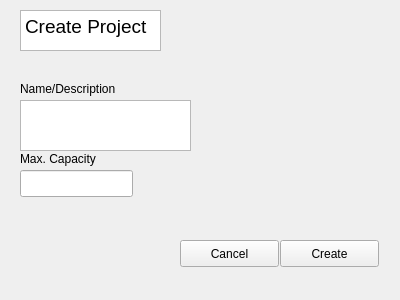
<?xml version="1.0" encoding="UTF-8"?>
<ui version="4.0">
 <class>createProjectPage</class>
 <widget class="QWidget" name="createProjectPage">
  <property name="geometry">
   <rect>
    <x>0</x>
    <y>0</y>
    <width>400</width>
    <height>300</height>
   </rect>
  </property>
  <property name="windowTitle">
   <string>Form</string>
  </property>
  <widget class="QLabel" name="descrp">
   <property name="geometry">
    <rect>
     <x>20</x>
     <y>80</y>
     <width>131</width>
     <height>17</height>
    </rect>
   </property>
   <property name="text">
    <string>Name/Description</string>
   </property>
  </widget>
  <widget class="QLabel" name="maxCap">
   <property name="geometry">
    <rect>
     <x>20</x>
     <y>150</y>
     <width>101</width>
     <height>17</height>
    </rect>
   </property>
   <property name="text">
    <string>Max. Capacity</string>
   </property>
  </widget>
  <widget class="QLineEdit" name="size">
   <property name="geometry">
    <rect>
     <x>20</x>
     <y>170</y>
     <width>113</width>
     <height>27</height>
    </rect>
   </property>
  </widget>
  <widget class="QTextEdit" name="nameText">
   <property name="geometry">
    <rect>
     <x>20</x>
     <y>100</y>
     <width>171</width>
     <height>51</height>
    </rect>
   </property>
  </widget>
  <widget class="QPushButton" name="createButton">
   <property name="geometry">
    <rect>
     <x>280</x>
     <y>240</y>
     <width>99</width>
     <height>27</height>
    </rect>
   </property>
   <property name="text">
    <string>Create</string>
   </property>
  </widget>
  <widget class="QPushButton" name="cancelButton">
   <property name="geometry">
    <rect>
     <x>180</x>
     <y>240</y>
     <width>99</width>
     <height>27</height>
    </rect>
   </property>
   <property name="text">
    <string>Cancel</string>
   </property>
  </widget>
  <widget class="QTextBrowser" name="createProjectDescription">
   <property name="geometry">
    <rect>
     <x>20</x>
     <y>10</y>
     <width>141</width>
     <height>41</height>
    </rect>
   </property>
   <property name="html">
    <string>&lt;!DOCTYPE HTML PUBLIC &quot;-//W3C//DTD HTML 4.0//EN&quot; &quot;http://www.w3.org/TR/REC-html40/strict.dtd&quot;&gt;
&lt;html&gt;&lt;head&gt;&lt;meta name=&quot;qrichtext&quot; content=&quot;1&quot; /&gt;&lt;style type=&quot;text/css&quot;&gt;
p, li { white-space: pre-wrap; }
&lt;/style&gt;&lt;/head&gt;&lt;body style=&quot; font-family:'Ubuntu'; font-size:11pt; font-weight:400; font-style:normal;&quot;&gt;
&lt;p style=&quot; margin-top:0px; margin-bottom:0px; margin-left:0px; margin-right:0px; -qt-block-indent:0; text-indent:0px;&quot;&gt;&lt;span style=&quot; font-size:14pt;&quot;&gt;Create Project&lt;/span&gt;&lt;/p&gt;&lt;/body&gt;&lt;/html&gt;</string>
   </property>
  </widget>
 </widget>
 <resources/>
 <connections/>
</ui>
